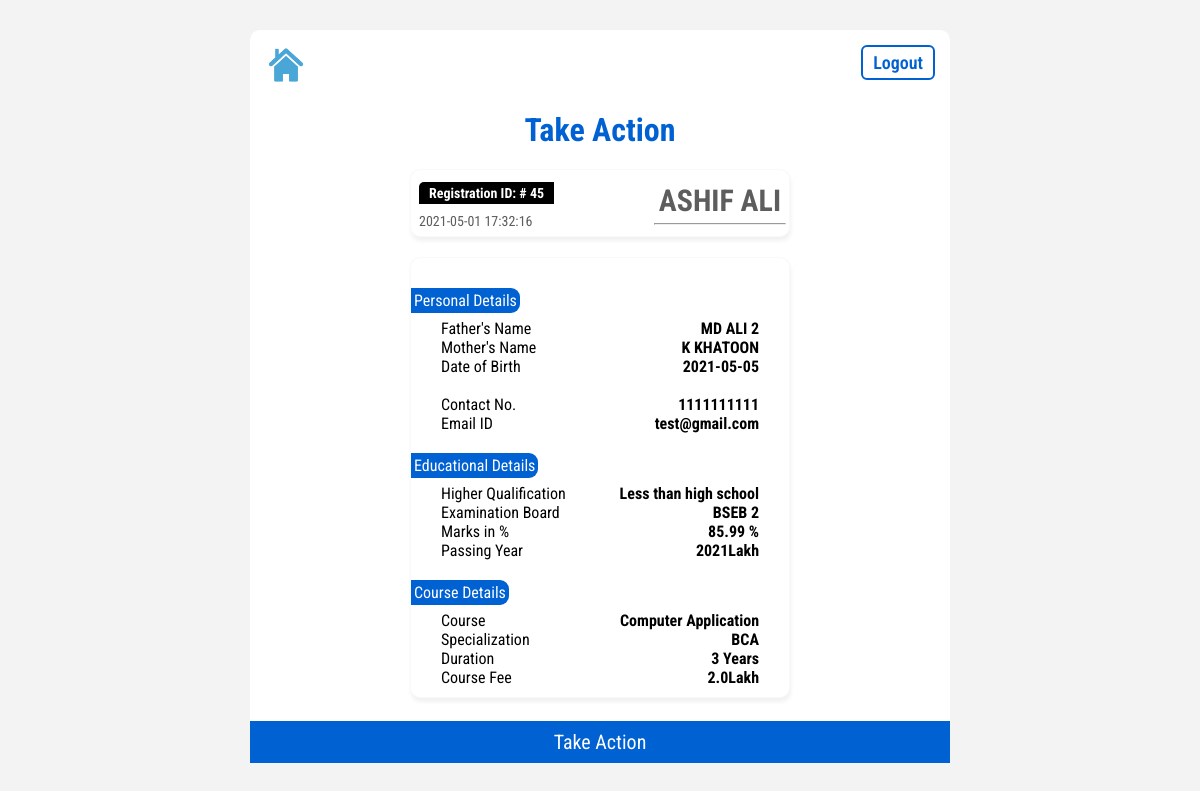
/admin/app-details.php?id=test@gmail.com (signed in), run on the app's committed database.
### tables this page shows
CREATE TABLE `student` (
  `id` int(11) NOT NULL,
  `username` varchar(50) NOT NULL,
  `studentName` varchar(30) NOT NULL,
  `fatherName` varchar(30) DEFAULT NULL,
  `motherName` varchar(30) DEFAULT NULL,
  `dateOfBirth` varchar(20) NOT NULL,
  `mobileNumber` varchar(10) DEFAULT NULL,
  `emailId` varchar(50) NOT NULL,
  `higherQualification` varchar(30) DEFAULT NULL,
  `examinationBoard` varchar(30) DEFAULT NULL,
  `passingPercentage` float DEFAULT NULL,
  `passingYear` int(4) DEFAULT NULL,
  `pin` int(4) NOT NULL,
  `registeredOn` varchar(20) NOT NULL
);

CREATE TABLE `admission` (
  `admission_id` int(11) NOT NULL,
  `username` varchar(50) NOT NULL,
  `specializationId` int(10) NOT NULL,
  `shortlisted` varchar(10) NOT NULL DEFAULT 'Pending',
  `remark` varchar(50) NOT NULL,
  `appliedDate` datetime DEFAULT NULL
);

CREATE TABLE `specialization` (
  `specializationId` int(11) NOT NULL,
  `courseId` int(10) NOT NULL,
  `specializationName` varchar(30) NOT NULL,
  `courseDuration` int(5) NOT NULL,
  `courseFee` varchar(10) NOT NULL
);

CREATE TABLE `course` (
  `courseId` int(11) NOT NULL,
  `courseName` varchar(30) NOT NULL
);

### admin/app-details.php (the view, shortened to what this page needs)
<?php
require_once "../config.php";
 if ($_SERVER["REQUEST_METHOD"] == "GET") {
     $username = $_GET["id"];
    $sql = "SELECT
    student.studentName,
    student.fatherName,
    student.motherName,
    student.dateOfBirth,
    student.mobileNumber,
    student.emailId,
    student.higherQualification,
    student.examinationBoard,
    student.passingPercentage,
    student.passingYear,
    admission.admission_id,
    admission.specializationId,
    admission.shortlisted,
    admission.appliedDate
FROM
    student
INNER JOIN admission ON student.username = admission.username
WHERE
    student.username = '$username'";
    $result = mysqli_query($link, $sql);
    if($result){
        while ($res = mysqli_fetch_array($result)) {
            $studentName =  $res["studentName"];
            $fatherName =  $res["fatherName"];
            $motherName =  $res["motherName"];
            $dateOfBirth =  $res["dateOfBirth"];
            $mobileNumber =  $res["mobileNumber"];
            $emailId =  $res["emailId"];
            $higherQualification =  $res["higherQualification"];
            $examinationBoard =  $res["examinationBoard"];
            $passingPercentage =  $res["passingPercentage"];
            $passingYear =  $res["passingYear"];
            $admission_id =  $res["admission_id"];
            $specializationId =  $res["specializationId"];
            $appliedDate =  $res["appliedDate"];
        }
        $sql = "SELECT
        course.courseName,
        specialization.specializationName,
        specialization.courseDuration,
        specialization.courseFee
        FROM
        course
        INNER JOIN specialization ON course.courseId = specialization.courseId
        WHERE specialization.specializationId = '$specializationId'";
        $result = mysqli_query($link, $sql);
        if($result){
            while ($res = mysqli_fetch_array($result)) {
                $courseName =  $res["courseName"];
                $specializationName =  $res["specializationName"];
                $courseDuration =  $res["courseDuration"];
                $courseFee =  $res["courseFee"];
            }
        }
        else{
            echo"Something went wrong. 2";
        }
    }
    else{
        echo"Something went wrong. 1";
                    echo mysqli_error($link);
    }
}
?>
<!DOCTYPE html>
<html lang="en">
<head>
    <link rel="stylesheet" href="../css/style.css">
    <link rel="stylesheet" href="../css/admin-style.css">
</head>
<body>
    <div class="main">
        <a href="logout.php" class="btn btn-sm">Logout</a>
        <a href="dashboard.php" class="home-btn"><img src="../icons/home.png" alt="Home"></a>
        <h1 class="header-primary">Take Action</h1>
        <div class="application-min-card">
            <div class="left">
                <div class="reg-id">Registration ID: # <?php echo $admission_id; ?></div>
                <div class="reg-date"> <?php echo $appliedDate; ?></div>
            </div>
            <div class="right">
                <div class="reg-name"> <?php echo $studentName; ?></div>
                <hr>
            </div>
        </div>
        <div class="application-min-card card">
            <div class="label-text">
                Personal Details
            </div>
            <div class="display-group">
                <div class="label">Father's Name</div>
                <div class="filled-data">
                    <?php echo $fatherName; ?>
                </div>
            </div>
            <div class="display-group">
                <div class="label">Mother's Name</div>
                <div class="filled-data">
                    <?php echo $motherName; ?>
                </div>
            </div>
            <div class="display-group">
                <div class="label">Date of Birth</div>
                <div class="filled-data">
                    <?php echo $dateOfBirth; ?>
                </div>
            </div>
            <br>
            <div class="display-group">
                <div class="label">Contact No.</div>
                <div class="filled-data">
                    <?php echo $mobileNumber; ?>
                </div>
            </div>
            <div class="display-group">
                <div class="label">Email ID</div>
                <div class="filled-data">
                    <?php echo $emailId; ?>
                </div>
            </div>
            <div class="label-text">
                Educational Details
            </div>
            <div class="display-group">
                <div class="label">Higher Qualification</div>
                <div class="filled-data">
                    <?php echo $higherQualification; ?>
                </div>
            </div>
            <div class="display-group">
                <div class="label">Examination Board</div>
                <div class="filled-data">
                    <?php echo $examinationBoard;?>
                </div>
            </div>
            <div class="display-group">
                <div class="label">Marks in %</div>
                <div class="filled-data">
                    <?php echo $passingPercentage; ?> %
                </div>
            </div>
            <div class="display-group">
                <div class="label">Passing Year</div>
                <div class="filled-data">
                    <?php echo $passingYear; ?>Lakh
                </div>
            </div>
            <div class="label-text">
                Course Details
            </div>
            <div class="display-group">
                <div class="label">Course</div>
                <div class="filled-data">
                    <?php echo $courseName; ?>
                </div>
            </div>
            <div class="display-group">
                <div class="label">Specialization</div>
                <div class="filled-data">
                    <?php echo $specializationName; ?>
                </div>
            </div>
            <div class="display-group">
                <div class="label">Duration</div>
                <div class="filled-data">
                    <?php echo $courseDuration; ?> Years
                </div>
            </div>
            <div class="display-group">
                <div class="label">Course Fee</div>
                <div class="filled-data">
                    <?php echo $courseFee; ?>Lakh
                </div>
            </div>
        </div>
        <button type="submit" class="btn-primary" value="submit" onclick="show('bg-effect')">Take Action</button>
    </div>
</body>
</html>

### css/style.css (style rules this page uses)
* { margin: 0; padding: 0; box-sizing: border-box; outline: 0; font-family: 'Roboto Condensed', sans-serif; color: black; --color-primary:#0061D2; --color-bg: rgb(243, 243, 243); --color-gray: #5d5d5d; clear: both; }
body { background-color:var(--color-bg); }
.main { max-width: 700px; margin: 30px auto 0px auto; padding: 30px; background-color: white; border-radius: 10px; position: relative; min-height: 475px; }
a { text-decoration: none; }
.header-primary { text-align: center; color: var(--color-primary); margin: 17px 0 10px 0; }
.btn-primary { text-align: center; cursor: pointer; max-width: 700px; margin: auto; width: 100%; padding: 9px 5px; border: 0; background: var(--color-primary); color: white; font-size: 20px; position: absolute; bottom: 0; left: 0; right: 0; }
.label-text { margin: 20px 0px 6px 0px; height: 25px; background-color: var(--color-primary); width: fit-content; padding: 3px 3px 3px 3px; font-size: 16px; color: white; border-top-right-radius: 9px; border-bottom-right-radius: 9px; position: relative; left: -30px; }
.display-group { width: 100%; display: flex; align-items: center; justify-content: space-between; }
.display-group .filled-data { font-weight: 700; font-size: 20px; }
.btn { display: block; text-align: center; padding: 8px 10px; font-size: 26px; margin: 5px 10px; color: white; border-radius: 10px; cursor: pointer; }
.btn-sm { color: var(--color-primary); font-size: 18px; background: no-repeat; border: 2px solid var(--color-primary); float: right; padding: 5px 10px; border-radius: 6px; font-weight: 600; }
hr { margin: 20px auto; }
.home-btn { margin-left: 6px; }
.home-btn img { width: 50px; }

### css/admin-style.css (style rules this page uses)
.main { padding: 10px 5px; }
.application-min-card { display: flex; justify-content: space-between; align-items: center; padding: 3px 3px; max-width: 380px; background: #FFFFFF; border: 1px solid rgba(196, 196, 196, 0.1); box-sizing: border-box; box-shadow: 1px 4px 4px rgba(0, 0, 0, 0.06); border-radius: 10px; margin: 20px auto; cursor: pointer; }
.application-min-card hr { margin: 3px auto; }
.application-min-card .reg-id { color: white; padding: 3px 10px; border-top-left-radius: 5px; font-weight: 700; font-size: 14px; min-width: 135px; text-align: center; margin: 9px 5px; }
.application-min-card .reg-date { margin: 4px 5px; font-size: 14px; color: #5d5d5d; }
.application-min-card .reg-name { text-align: right; font-size: 24px; margin: 5px 5px; font-weight: 700; color: #5d5d5d; }
.card { display: block; padding: 10px 30px; cursor: default; }

### admin/app-details.php (style rules this page uses)
.application-min-card { cursor: default; }
.application-min-card .reg-id { background-color: black; }
.card { margin-bottom: 55px; }
.display-group .filled-data { font-size: 16px; }
.application-min-card .reg-name { font-size: 30px; }

### data on the page
student: admission.admission_id "45", admission.appliedDate "2021-05-01 17:32:16", studentName "ASHIF ALI", fatherName "MD ALI 2", motherName "K KHATOON", dateOfBirth "2021-05-05", mobileNumber "1111111111", emailId "test@gmail.com", higherQualification "Less than high school", examinationBoard "BSEB 2", passingPercentage "85.99", passingYear "2021"
specialization: courseId.courseName "Computer Application", specializationName "BCA", courseDuration "3", courseFee "2.0"
